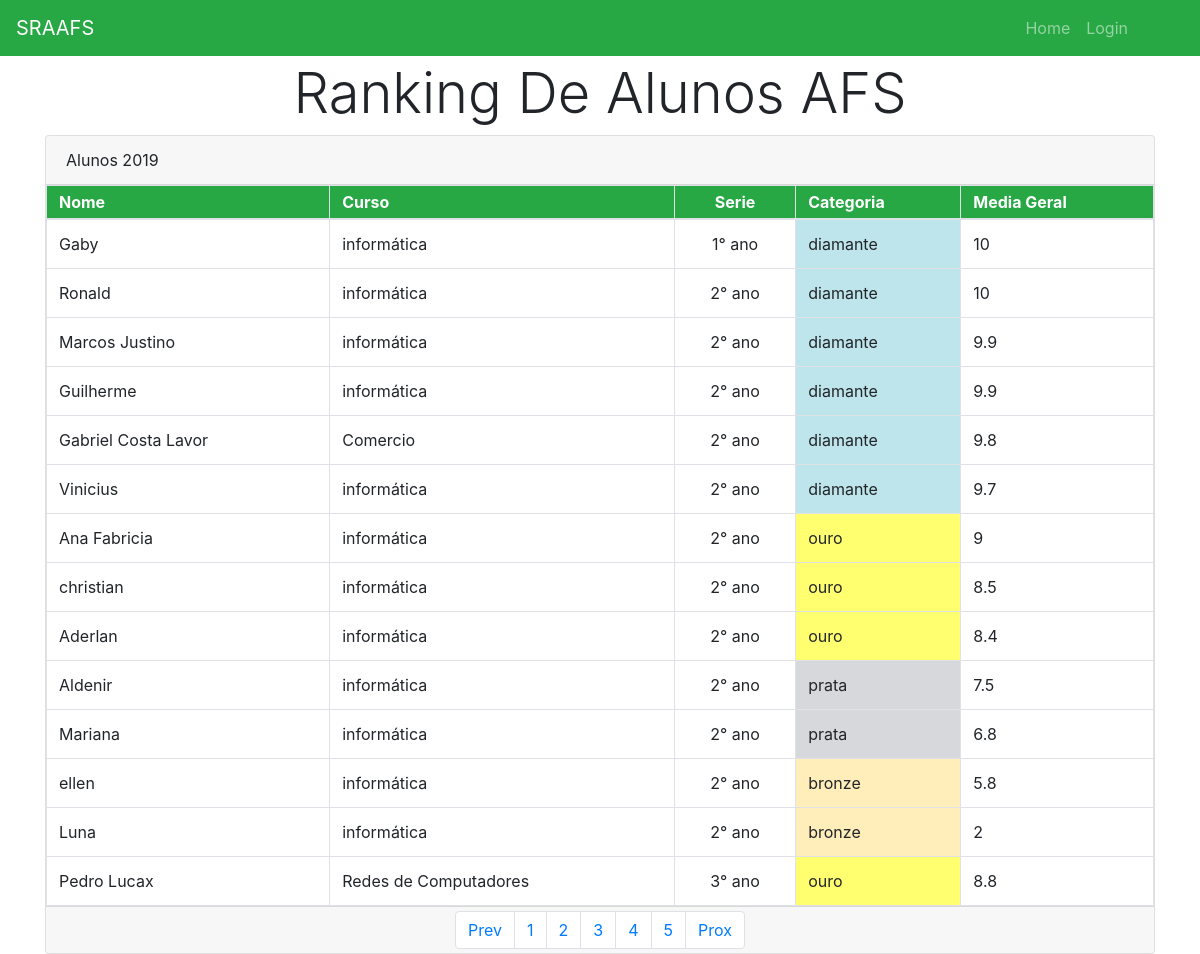
The app's page /ranking/index.php with its own data.
### tables this page shows
CREATE TABLE `alunos` (
  `id` int(11) NOT NULL,
  `nome` varchar(100) NOT NULL,
  `categoria` int(11) NOT NULL DEFAULT 1,
  `curso` varchar(120) NOT NULL,
  `serie` int(3) DEFAULT 1,
  `media` double NOT NULL DEFAULT 6
);

CREATE TABLE `categorias` (
  `id` int(11) NOT NULL,
  `nome` varchar(100) DEFAULT NULL,
  `notaLimite` double NOT NULL,
  `notaMinima` double NOT NULL
);

### ranking/conexao.php (called while the page is built)
<?php
class Conn
{
	private static $host = "localhost";
	private static $dbname = "ranking";
	private static $user = "root";
	private static $pass = "";
	private static $conn = null;
	private static function conectar()
	{
		if (self::$conn == null) {
			try {
			self::$conn = new PDO('mysql:host='.self::$host.';dbname='.self::$dbname.';charset=utf8',self::$user,self::$pass);
			} catch (Exception $e) {
				echo $e->getMessage();
			}
		}
		return self::$conn;
	}
	public static function getConn()
	{
		return self::conectar();
	}
}

### ranking/index.php (the view, shortened to what this page needs)
<?php
 require_once "conexao.php";
 $c = new Conn();
 $sqlAll = "select alunos.id,alunos.nome,alunos.curso,alunos.serie,categorias.nome as categ,alunos.media from alunos
inner join categorias on alunos.categoria = categorias.id
WHERE alunos.categoria = categorias.id order by alunos.serie ,categorias.notaMinima desc, alunos.media desc;";
$selectAll = $c->getConn()->prepare($sqlAll);
$selectAll->execute();
?>
<!DOCTYPE html>
<html lang="pt-br">
<head>
	<link rel="stylesheet" href="css/bootstrap.min.css">
	<link rel="stylesheet" href="css/style.css">
</head>
<body>
	<div class="navbar navbar-dark bg-success navbar-expand-lg fixed-top">
		<a href="index.php" class="navbar-brand">SRAAFS</a>
		<div class="collapse navbar-collapse justify-content-end" id="menu">
			<ul class="navbar-nav nav px-md-5">
				<li class="nav-item">
					<a href="index.php" class="nav-link">Home</a>
				</li>
				<li class="nav-item">
					<a href="#login" class="nav-link" data-toggle="modal">Login</a>
				</li>
			</ul>
		</div>
	</div>
	<div class="container" style="margin-top: 5%;">
		<div class="row">
			<div class="col-12">
				<h1 class="display-4 text-center">Ranking De Alunos AFS</h1>
			</div>
			<div class="col-12">
				<div class="card">
					<div class="card-header">
						Alunos 2019
					</div>
					<table class="table table-bordered m-0">
						<thead class="bg-success text-white p-0">
							<th class="py-1">Nome</th>
							<th class="py-1">Curso</th>
							<th class="py-1 text-center">Serie</th>
							<th class="py-1">Categoria</th>
							<th class="py-1">Media Geral</th>
						</thead>
						<tbody>
							<?php
							while($row1 = $selectAll->fetch(PDO::FETCH_ASSOC)):
								if ($row1['categ'] == "diamante") {
									$corCategoria = "info";
								} else if ($row1['categ'] == "ouro") {
									$corCategoria = "yellow";
								} else if ($row1['categ'] == "prata") {
									$corCategoria = "secondary";
								} else if ($row1['categ'] == "bronze") {
									$corCategoria = "warning";
								} else {
									$corCategoria = "light";
								}
							?>
							<tr>
								<td><?php echo $row1['nome']; ?></td>
								<td><?php echo $row1['curso']; ?></td>
								<td class="text-center"><?php echo $row1['serie']."° ano"; ?></td>
								<td class="table-<?php echo $corCategoria;?>"><?php echo $row1['categ']; ?></td>
								<td><?php echo $row1['media']; ?></td>
							</tr>
							<?php endwhile; ?>
						</tbody>
					</table>
					<div class="card-footer py-1">
						<ol class="pagination justify-content-center m-0">
							<li class="page-item"><a href="#" class="page-link">Prev</a></li>
							<li class="page-item"><a href="#" class="page-link">1</a></li>
							<li class="page-item"><a href="#" class="page-link">2</a></li>
							<li class="page-item"><a href="#" class="page-link">3</a></li>
							<li class="page-item"><a href="#" class="page-link">4</a></li>
							<li class="page-item"><a href="#" class="page-link">5</a></li>
							<li class="page-item"><a href="#" class="page-link">Prox</a></li>
						</ol>
					</div>
				</div>
			</div>
		</div>
	</div>
</body>
</html>

### ranking/css/style.css (style rules this page uses)
.table-yellow { background-color: rgba(255,255,17,0.6); }

### records on screen
alunos: nome "Gaby", curso "informática", serie "1", categorias.nome "diamante", media "10"
alunos: nome "Ronald", curso "informática", serie "2", categorias.nome "diamante", media "10"
alunos: nome "Marcos Justino", curso "informática", serie "2", categorias.nome "diamante", media "9.9"
alunos: nome "Guilherme", curso "informática", serie "2", categorias.nome "diamante", media "9.9"
alunos: nome "Gabriel Costa Lavor", curso "Comercio", serie "2", categorias.nome "diamante", media "9.8"
alunos: nome "Vinicius", curso "informática", serie "2", categorias.nome "diamante", media "9.7"
alunos: nome "Ana Fabricia", curso "informática", serie "2", categorias.nome "ouro", media "9"
alunos: nome "christian", curso "informática", serie "2", categorias.nome "ouro", media "8.5"
alunos: nome "Aderlan", curso "informática", serie "2", categorias.nome "ouro", media "8.4"
alunos: nome "Aldenir", curso "informática", serie "2", categorias.nome "prata", media "7.5"
alunos: nome "Mariana", curso "informática", serie "2", categorias.nome "prata", media "6.8"
alunos: nome "ellen", curso "informática", serie "2", categorias.nome "bronze", media "5.8"
alunos: nome "Luna", curso "informática", serie "2", categorias.nome "bronze", media "2"
alunos: nome "Pedro Lucax", curso "Redes de Computadores", serie "3", categorias.nome "ouro", media "8.8"
